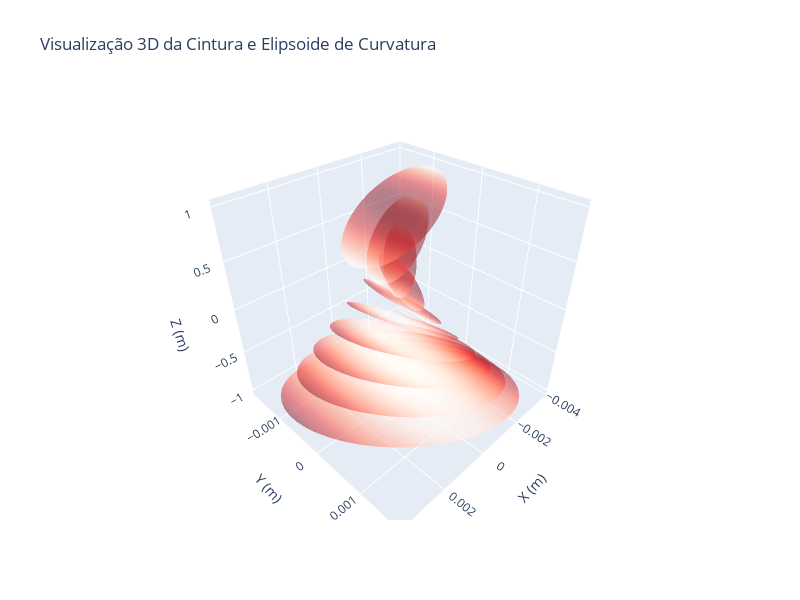

Notebook code cell kept with this figure:
### Code cell
from numpy import *
import plotly.graph_objects as go

λ = 1064e-9
q1 = 66e-3j
q2 = -500e-3 + 266e-3j
θ = (20. + 10.j)*π/180.

gb = GaussianBeam(1,λ,q1,q2,θ)

z = linspace(-1,1,10)
surfaces = gb.wavefront_surfaces(z)

fig = go.Figure()

for surface in surfaces:
    X,Y,Z = surface
    
    fig.add_trace(go.Surface(
        x=X,
        y=Y,
        z=Z,
        opacity=0.5,
        showscale=False,
        colorscale='reds',
        showlegend=False
    ))

fig.update_layout(
    title="Visualização 3D da Cintura e Elipsoide de Curvatura",
    scene=dict(
        xaxis=dict(title='X (m)'),
        yaxis=dict(title='Y (m)'),
        zaxis=dict(title='Z (m)')
    ),
    autosize=False,
    width=800,
    height=600
)

### Figure 1 — Plotly figure (JSON) as saved in the notebook; plotly's stock layout.template omitted (floating-point values rounded to 4 significant figures; data arrays with more than 128 entries replaced by an {"elided": "..."} marker saying what was removed)
{"data": [{"colorscale": [[0, "rgb(255,245,240)"], [0.125, "rgb(254,224,210)"], [0.25, "rgb(252,187,161)"], [0.375, "rgb(252,146,114)"], [0.5, "rgb(251,106,74)"], [0.625, "rgb(239,59,44)"], [0.75, "rgb(203,24,29)"], [0.875, "rgb(165,15,21)"], [1, "rgb(103,0,13)"]], "opacity": 0.5, "showlegend": false, "showscale": false, "type": "surface", "x": {"elided": "50x50 float values"}, "y": {"elided": "50x50 float values"}, "z": {"elided": "50x50 float values"}}, {"colorscale": [[0, "rgb(255,245,240)"], [0.125, "rgb(254,224,210)"], [0.25, "rgb(252,187,161)"], [0.375, "rgb(252,146,114)"], [0.5, "rgb(251,106,74)"], [0.625, "rgb(239,59,44)"], [0.75, "rgb(203,24,29)"], [0.875, "rgb(165,15,21)"], [1, "rgb(103,0,13)"]], "opacity": 0.5, "showlegend": false, "showscale": false, "type": "surface", "x": {"elided": "50x50 float values"}, "y": {"elided": "50x50 float values"}, "z": {"elided": "50x50 float values"}}, {"colorscale": [[0, "rgb(255,245,240)"], [0.125, "rgb(254,224,210)"], [0.25, "rgb(252,187,161)"], [0.375, "rgb(252,146,114)"], [0.5, "rgb(251,106,74)"], [0.625, "rgb(239,59,44)"], [0.75, "rgb(203,24,29)"], [0.875, "rgb(165,15,21)"], [1, "rgb(103,0,13)"]], "opacity": 0.5, "showlegend": false, "showscale": false, "type": "surface", "x": {"elided": "50x50 float values"}, "y": {"elided": "50x50 float values"}, "z": {"elided": "50x50 float values"}}, {"colorscale": [[0, "rgb(255,245,240)"], [0.125, "rgb(254,224,210)"], [0.25, "rgb(252,187,161)"], [0.375, "rgb(252,146,114)"], [0.5, "rgb(251,106,74)"], [0.625, "rgb(239,59,44)"], [0.75, "rgb(203,24,29)"], [0.875, "rgb(165,15,21)"], [1, "rgb(103,0,13)"]], "opacity": 0.5, "showlegend": false, "showscale": false, "type": "surface", "x": {"elided": "50x50 float values"}, "y": {"elided": "50x50 float values"}, "z": {"elided": "50x50 float values"}}, {"colorscale": [[0, "rgb(255,245,240)"], [0.125, "rgb(254,224,210)"], [0.25, "rgb(252,187,161)"], [0.375, "rgb(252,146,114)"], [0.5, "rgb(251,106,74)"], [0.625, "rgb(239,59,44)"], [0.75, "rgb(203,24,29)"], [0.875, "rgb(165,15,21)"], [1, "rgb(103,0,13)"]], "opacity": 0.5, "showlegend": false, "showscale": false, "type": "surface", "x": {"elided": "50x50 float values"}, "y": {"elided": "50x50 float values"}, "z": {"elided": "50x50 float values"}}, {"colorscale": [[0, "rgb(255,245,240)"], [0.125, "rgb(254,224,210)"], [0.25, "rgb(252,187,161)"], [0.375, "rgb(252,146,114)"], [0.5, "rgb(251,106,74)"], [0.625, "rgb(239,59,44)"], [0.75, "rgb(203,24,29)"], [0.875, "rgb(165,15,21)"], [1, "rgb(103,0,13)"]], "opacity": 0.5, "showlegend": false, "showscale": false, "type": "surface", "x": {"elided": "50x50 float values"}, "y": {"elided": "50x50 float values"}, "z": {"elided": "50x50 float values"}}, {"colorscale": [[0, "rgb(255,245,240)"], [0.125, "rgb(254,224,210)"], [0.25, "rgb(252,187,161)"], [0.375, "rgb(252,146,114)"], [0.5, "rgb(251,106,74)"], [0.625, "rgb(239,59,44)"], [0.75, "rgb(203,24,29)"], [0.875, "rgb(165,15,21)"], [1, "rgb(103,0,13)"]], "opacity": 0.5, "showlegend": false, "showscale": false, "type": "surface", "x": {"elided": "50x50 float values"}, "y": {"elided": "50x50 float values"}, "z": {"elided": "50x50 float values"}}, {"colorscale": [[0, "rgb(255,245,240)"], [0.125, "rgb(254,224,210)"], [0.25, "rgb(252,187,161)"], [0.375, "rgb(252,146,114)"], [0.5, "rgb(251,106,74)"], [0.625, "rgb(239,59,44)"], [0.75, "rgb(203,24,29)"], [0.875, "rgb(165,15,21)"], [1, "rgb(103,0,13)"]], "opacity": 0.5, "showlegend": false, "showscale": false, "type": "surface", "x": {"elided": "50x50 float values"}, "y": {"elided": "50x50 float values"}, "z": {"elided": "50x50 float values"}}, {"colorscale": [[0, "rgb(255,245,240)"], [0.125, "rgb(254,224,210)"], [0.25, "rgb(252,187,161)"], [0.375, "rgb(252,146,114)"], [0.5, "rgb(251,106,74)"], [0.625, "rgb(239,59,44)"], [0.75, "rgb(203,24,29)"], [0.875, "rgb(165,15,21)"], [1, "rgb(103,0,13)"]], "opacity": 0.5, "showlegend": false, "showscale": false, "type": "surface", "x": {"elided": "50x50 float values"}, "y": {"elided": "50x50 float values"}, "z": {"elided": "50x50 float values"}}, {"colorscale": [[0, "rgb(255,245,240)"], [0.125, "rgb(254,224,210)"], [0.25, "rgb(252,187,161)"], [0.375, "rgb(252,146,114)"], [0.5, "rgb(251,106,74)"], [0.625, "rgb(239,59,44)"], [0.75, "rgb(203,24,29)"], [0.875, "rgb(165,15,21)"], [1, "rgb(103,0,13)"]], "opacity": 0.5, "showlegend": false, "showscale": false, "type": "surface", "x": {"elided": "50x50 float values"}, "y": {"elided": "50x50 float values"}, "z": {"elided": "50x50 float values"}}], "layout": {"autosize": false, "height": 600, "scene": {"xaxis": {"title": {"text": "X (m)"}}, "yaxis": {"title": {"text": "Y (m)"}}, "zaxis": {"title": {"text": "Z (m)"}}}, "title": {"text": "Visualização 3D da Cintura e Elipsoide de Curvatura"}, "width": 800}}
